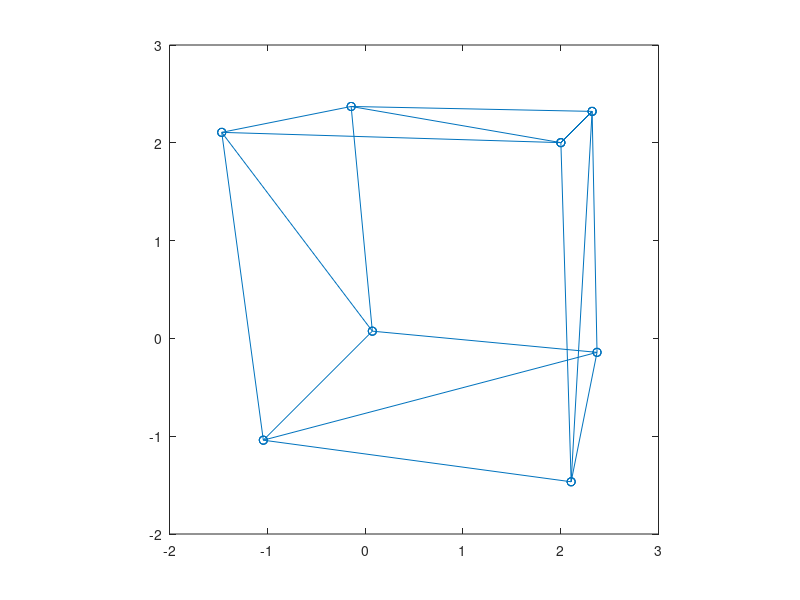

Here is the MATLAB script that generated this plot:
s = 4;  % Distance from origin to screen
d = 8;  % Distance from screen to camera

E = [3, 3, s+d];
T = [0, 0, 0];
t_n = (T-E)/norm(T-E);


vertices = [
    2, 2, 0;
    2, -2, 0;
    -2, -2, 0;
    -2, 2, 0;
    
    2, 2, 4;
    2, -2, 4;
    -2, -2, 4;
    -2, 2, 4;
];

edges = [
    1 2;
    2 3;
    3 4;
    4 1;
    
    5 6;
    6 7;
    7 8;
    8 5;
    
    5 1;
    6 2;
    7 3;
    8 4;
    5 1;  % Temp...
];

p = vertices(edges', :);

r = E - p;
r_n = r/norm(r);

p = (d./(r_n*t_n')) .* r_n + E;

fig = figure('Name', 'Object');
plot(p(:,1), p(:,2), '-o');

axis square;